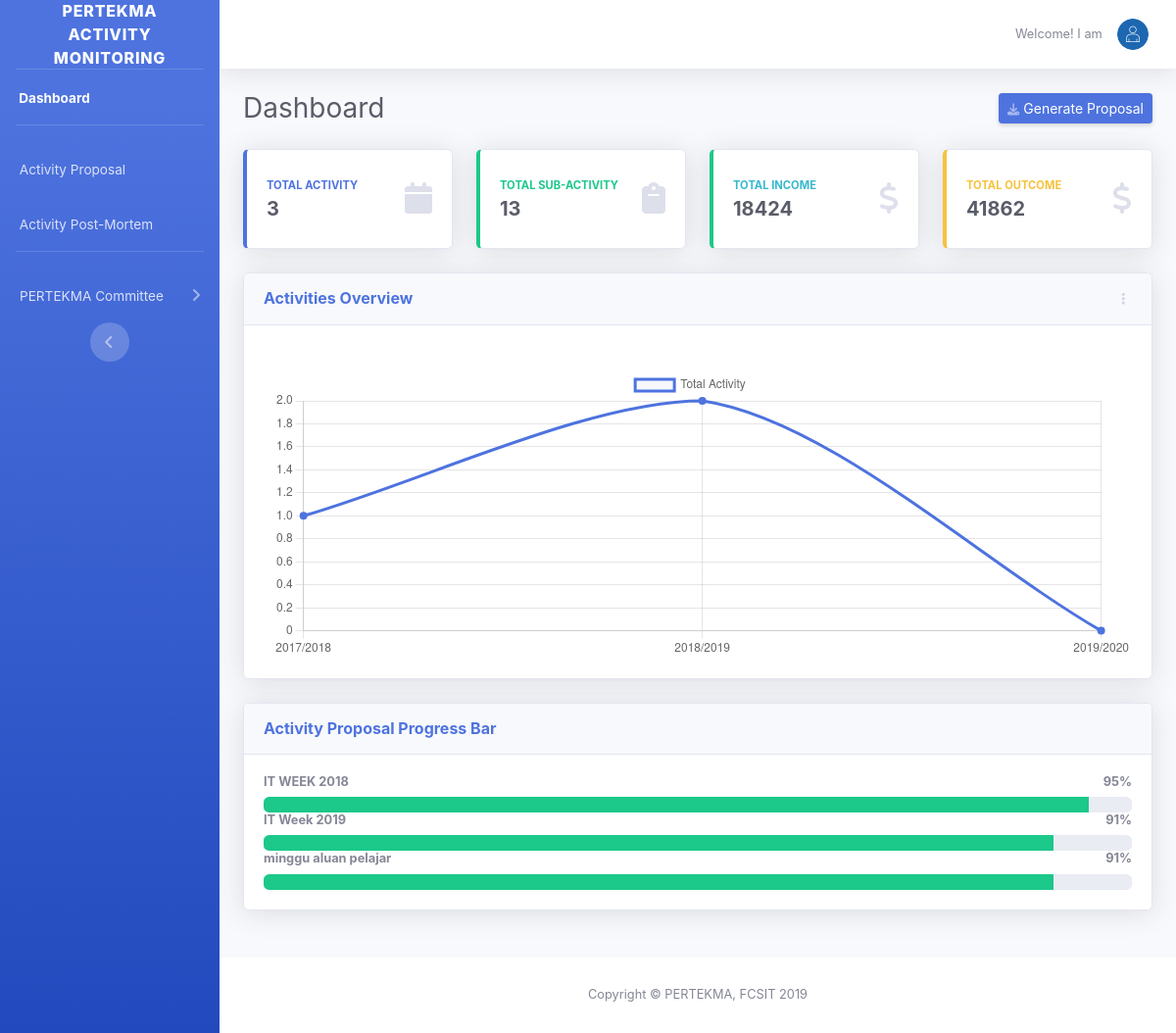
The app's page /admin/index.php with its own data.
### tables this page shows
CREATE TABLE `proposal` (
  `proposald` int(11) NOT NULL,
  `iduser` int(11) NOT NULL,
  `proposalTitle` varchar(255) NOT NULL,
  `date1` varchar(255) NOT NULL,
  `date2` varchar(255) NOT NULL,
  `time_1` varchar(255) NOT NULL,
  `time_2` varchar(255) NOT NULL,
  `location` varchar(255) NOT NULL,
  `tujuan` text NOT NULL,
  `pendahuluan` text NOT NULL,
  `objektif` text NOT NULL,
  `event` varchar(255) NOT NULL,
  `penganjur` text NOT NULL,
  `sasaran` varchar(255) NOT NULL,
  `jemputanLuar` varchar(255) NOT NULL,
  `jemputanDalam` varchar(255) NOT NULL,
  `kolaborasi` varchar(255) NOT NULL,
  `penutup` text NOT NULL,
  `activityPostmortem` text NOT NULL,
  `dekan_comment` varchar(255) NOT NULL,
  `td_comment` varchar(255) NOT NULL,
  `proposalStatus` int(11) NOT NULL,
  `proposalStatus2` int(11) NOT NULL,
  `AcaSession` varchar(255) NOT NULL,
  `calPro` int(11) NOT NULL,
  `calAct` int(11) NOT NULL,
  `calInc` int(11) NOT NULL,
  `calOut` int(11) NOT NULL,
  `calEqu` int(11) NOT NULL,
  `calProg` int(11) NOT NULL,
  `cal_ap` int(11) NOT NULL
);

### admin/index.php (the view, shortened to what this page needs)
<?php
	require_once('../connect.php');
$queryCountProposal=mysqli_query($con,"SELECT COUNT(*) CountProposal FROM proposal");
$row1=mysqli_fetch_array($queryCountProposal);
$numCountProposal=$row1["CountProposal"];
$queryAllActivity=mysqli_query($con,"SELECT COUNT(*) AllActivity FROM activity");
$row2=mysqli_fetch_array($queryAllActivity);
$numAllActivity=$row2["AllActivity"];
$querySumIncome=mysqli_query($con,"SELECT SUM(jumlah) as total FROM b_income");
$row3=mysqli_fetch_array($querySumIncome);
$SumIncome=$row3["total"];
$querySumOutcome=mysqli_query($con,"SELECT SUM(jumlah) as outtotal FROM b_outcome");
$row15=mysqli_fetch_array($querySumOutcome);
$SumOutcome=$row15["outtotal"];
$queryAllProposal=mysqli_query($con,"SELECT * FROM proposal");
while($row4=mysqli_fetch_array($queryAllProposal)){
	$Proposal=$row4["AcaSession"];
	$queryCountAcaSession=mysqli_query($con,"SELECT COUNT(*) targetProposal FROM proposal WHERE AcaSession='$Proposal'");
	while($row5=mysqli_fetch_array($queryCountAcaSession)){
		$targetProposal=$row5["targetProposal"];
		mysqli_query($con,"UPDATE academicsession SET totalProposal='$targetProposal' WHERE acaSession='$Proposal'");
	}
}
$queryacasession=mysqli_query($con,"SELECT * FROM academicsession");
while($row6=mysqli_fetch_array($queryacasession)){
	$getacasession[]=$row6["acaSession"];
	$gettotalProposal[]=$row6["totalProposal"];
}
$querygetproposal=mysqli_query($con, "SELECT * FROM proposal");
while($row7=mysqli_fetch_array($querygetproposal)){
	$idPro=$row7["proposald"];
	if($row7["proposalTitle"]!=NULL){
		$one=1;
	}else{
		$one=0;
	}
	if($row7["date1"]!=NULL){
		$two=1;
	}else{
		$two=0;
	}
	if($row7["date2"]!=NULL){
		$three=1;
	}else{
		$three=0;
	}
	if($row7["time_1"]!=NULL){
		$four=1;
	}else{
		$four=0;
	}
	if($row7["time_2"]!=NULL){
		$five=1;
	}else{
		$five=0;
	}
	if($row7["location"]!=NULL){
		$six=1;
	}else{
		$six=0;
	}
	if($row7["tujuan"]!=NULL){
		$seven=1;
	}else{
		$seven=0;
	}
	if($row7["pendahuluan"]!=NULL){
		$eight=1;
	}else{
		$eight=0;
	}
	if($row7["objektif"]!=NULL){
		$nine=1;
	}else{
		$nine=0;
	}
	if($row7["event"]!=NULL){
		$ten=1;
	}else{
		$ten=0;
	}
	if($row7["penganjur"]!=NULL){
		$seventeen=1;
	}else{
		$seventeen=0;
	}
	if($row7["sasaran"]!=NULL){
		$eleven=1;
	}else{
		$eleven=0;
	}
	if($row7["jemputanLuar"]!=NULL){
		$twelve=1;
	}else{
		$twelve=0;
	}
	if($row7["jemputanDalam"]!=NULL){
		$thrteen=1;
	}else{
		$thrteen=0;
	}
	if($row7["kolaborasi"]!=NULL){
		$fourteen=1;
	}else{
		$fourteen=0;
	}
	if($row7["penutup"]!=NULL){
		$fifthteen=1;
	}else{
		$fifthteen=0;
	}
	if($row7["AcaSession"]!=NULL){
		$sixteen=1;
	}else{
		$sixteen=0;
	}
	$All=$one+$two+$three+$four+$five+$six+$seven+$eight+$nine+$ten+$seventeen+$eleven+$twelve+$thrteen+$fourteen+$fifthteen+$sixteen;
	mysqli_query($con,"UPDATE proposal SET calPro='$All' WHERE proposald='$idPro'");
}
$queryAllProposal2=mysqli_query($con,"SELECT * FROM proposal");
while($row8=mysqli_fetch_array($queryAllProposal2)){
	$ProposalID=$row8["proposald"];
	$queryProActivity=mysqli_query($con,"SELECT COUNT(*) proactivity FROM activity WHERE proposaId='$ProposalID'");
	$row9=mysqli_fetch_array($queryProActivity);
	$ProActivity=$row9["proactivity"];
	if($ProActivity>0){
		$resultproactivity=1;
	}else{
		$resultproactivity=0;
	}
	$queryIncome=mysqli_query($con,"SELECT COUNT(*) income FROM b_income WHERE Iproposald='$ProposalID'");
	$row10=mysqli_fetch_array($queryIncome);
	$Income=$row10["income"];
	if($Income>0){
		$resultincome=1;
	}else{
		$resultincome=0;
	}
	$queryOutcome=mysqli_query($con,"SELECT COUNT(*) outcome FROM b_outcome WHERE Oproposald='$ProposalID'");
	$row11=mysqli_fetch_array($queryOutcome);
	$Outcome=$row11["outcome"];
	if($Outcome>0){
		$resultoutcome=1;
	}else{
		$resultoutcome=0;
	}
	$queryEquipment=mysqli_query($con,"SELECT COUNT(*) equipmentt FROM equipment WHERE IDproposal='$ProposalID'");
	$row12=mysqli_fetch_array($queryEquipment);
	$Equipmentt=$row12["equipmentt"];
	if($Equipmentt>0){
		$resultequipment=1;
	}else{
		$resultequipment=0;
	}
	$queryProgram=mysqli_query($con,"SELECT COUNT(*) programm FROM 	program WHERE proposaId='$ProposalID'");
	$row13=mysqli_fetch_array($queryProgram);
	$Programm=$row13["programm"];
	if($Programm>0){
		$resultprogram=1;
	}else{
		$resultprogram=0;
	}
	mysqli_query($con,"UPDATE proposal SET calAct='$resultproactivity', calInc='$resultincome', calOut='$resultoutcome', calEqu='$resultequipment', calProg='$resultprogram' WHERE proposald='$ProposalID'");
}
?>
<!DOCTYPE html>
<html lang="en">
<head>
  <link href="../vendor/fontawesome-free/css/all.min.css" rel="stylesheet" type="text/css">
  <link href="../css/sb-admin-2.min.css" rel="stylesheet">
</head>
<body id="page-top">
  <div id="wrapper">
    <ul class="navbar-nav bg-gradient-primary sidebar sidebar-dark accordion" id="accordionSidebar">
      <a class="sidebar-brand d-flex align-items-center justify-content-center" href="../index.html">
        <div class="sidebar-brand-text mx-3">PERTEKMA Activity Monitoring</div>
      </a>
      <hr class="sidebar-divider my-0">
      <li class="nav-item active">
        <a class="nav-link" href="#">
        <span>&nbsp;Dashboard</span></a>
      </li>
      <hr class="sidebar-divider">
      <li class="nav-item">
        <a class="nav-link" href="proposal.php">
          <span>&nbsp;Activity Proposal</span></a>
      </li>
      <li class="nav-item">
        <a class="nav-link" href="activityPostmortem.php">
          <span>&nbsp;Activity Post-Mortem</span></a>
      </li>
      <hr class="sidebar-divider">
     <li class="nav-item ">
        <a class="nav-link collapsed" href="#" data-toggle="collapse" data-target="#collapseThree" aria-expanded="true" aria-controls="collapseThree">
          <span>PERTEKMA Committee</span>
        </a>
      </li>
      <div class="text-center d-none d-md-inline">
        <button class="rounded-circle border-0" id="sidebarToggle"></button>
      </div>
    </ul>
    <div id="content-wrapper" class="d-flex flex-column">
      <div id="content">
        <nav class="navbar navbar-expand navbar-light bg-white topbar mb-4 static-top shadow">
          <ul class="navbar-nav ml-auto">
            <li class="nav-item dropdown no-arrow">
              <a class="nav-link dropdown-toggle" href="#" id="userDropdown" role="button" data-toggle="dropdown" aria-haspopup="true" aria-expanded="false">
                <span class="mr-2 d-none d-lg-inline text-gray-600 small">Welcome! I am &nbsp;<?php echo $username; ?></span>
                <img class="img-profile rounded-circle" src="../img/sue.png">
              </a>
            </li>
          </ul>
        </nav>
        <div class="container-fluid">
          <div class="d-sm-flex align-items-center justify-content-between mb-4">
            <h1 class="h3 mb-0 text-gray-800">Dashboard</h1>
            <a href="proposal.php" class="d-none d-sm-inline-block btn btn-sm btn-primary shadow-sm"><i class="fas fa-download fa-sm text-white-50"></i> Generate Proposal</a>
          </div>
          <div class="row">
            <div class="col-xl-3 col-md-6 mb-4">
              <div class="card border-left-primary shadow h-100 py-2">
                <div class="card-body">
                  <div class="row no-gutters align-items-center">
                    <div class="col mr-2">
                      <div class="text-xs font-weight-bold text-primary text-uppercase mb-1">Total Activity</div>
                      <div class="h5 mb-0 font-weight-bold text-gray-800"><?php echo $numCountProposal; ?></div>
                    </div>
                    <div class="col-auto">
                      <i class="fas fa-calendar fa-2x text-gray-300"></i>
                    </div>
                  </div>
                </div>
              </div>
            </div>
            <div class="col-xl-3 col-md-6 mb-4">
              <div class="card border-left-success shadow h-100 py-2">
                <div class="card-body">
                  <div class="row no-gutters align-items-center">
                    <div class="col mr-2">
                      <div class="text-xs font-weight-bold text-success text-uppercase mb-1">Total Sub-Activity</div>
                      <div class="h5 mb-0 font-weight-bold text-gray-800"><?php echo $numAllActivity; ?></div>
                    </div>
                    <div class="col-auto">
                      <i class="fas fa-clipboard fa-2x text-gray-300"></i>
                    </div>
                  </div>
                </div>
              </div>
            </div>
            <div class="col-xl-3 col-md-6 mb-4">
              <div class="card border-left-success shadow h-100 py-2">
                <div class="card-body">
                  <div class="row no-gutters align-items-center">
                    <div class="col mr-2">
                      <div class="text-xs font-weight-bold text-info text-uppercase mb-1">Total income</div>
                      <div class="h5 mb-0 font-weight-bold text-gray-800"><?php echo $SumIncome; ?></div>
                    </div>
                    <div class="col-auto">
                      <i class="fas fa-dollar-sign fa-2x text-gray-300"></i>
                    </div>
                  </div>
                </div>
              </div>
            </div>
            <div class="col-xl-3 col-md-6 mb-4">
              <div class="card border-left-warning shadow h-100 py-2">
                <div class="card-body">
                  <div class="row no-gutters align-items-center">
                    <div class="col mr-2">
                      <div class="text-xs font-weight-bold text-warning text-uppercase mb-1">Total Outcome</div>
                      <div class="h5 mb-0 font-weight-bold text-gray-800"><?php echo $SumOutcome; ?></div>
                    </div>
                    <div class="col-auto">
                      <i class="fas fa-dollar-sign fa-2x text-gray-300"></i>
                    </div>
                  </div>
                </div>
              </div>
            </div>
          </div>
          <div class="row">
            <div class="col-xl-12 col-lg-7">
              <div class="card shadow mb-4">
                <div class="card-header py-3 d-flex flex-row align-items-center justify-content-between">
                  <h6 class="m-0 font-weight-bold text-primary">Activities Overview</h6>
                  <div class="dropdown no-arrow">
                    <a class="dropdown-toggle" href="#" role="button" id="dropdownMenuLink" data-toggle="dropdown" aria-haspopup="true" aria-expanded="false">
                      <i class="fas fa-ellipsis-v fa-sm fa-fw text-gray-400"></i>
                    </a>
                  </div>
                </div>
                <div class="card-body">
                  <div class="chart-area">
                    <canvas id="myAreaChart2"></canvas>
                  </div>
                </div>
              </div>
            </div>
          </div>
          <div class="row">
            <div class="col-lg-12 mb-4">
              <div class="card shadow mb-4">
                <div class="card-header py-3">
                  <h6 class="m-0 font-weight-bold text-primary">Activity Proposal Progress Bar</h6>
                </div>
                <div class="card-body">
                 <?php
					$querycalPercent=mysqli_query($con, "SELECT * FROM proposal");
					while($row14=mysqli_fetch_array($querycalPercent)){
						$proosaltitle=$row14["proposalTitle"];
						$calPro=$row14["calPro"];
						$calAct=$row14["calAct"];
						$calInc=$row14["calInc"];
						$calOut=$row14["calOut"];
						$calEqu=$row14["calEqu"];
						$calProg=$row14["calProg"];
						$Sum=(($calPro+$calAct+$calInc+$calOut+$calEqu+$calProg)/22)*100;
						$RoundSum=round($Sum);
						if(0<=$RoundSum && $RoundSum<20){
							?>
							<h4 class="small font-weight-bold"><?php echo $proosaltitle; ?> <span class="float-right"><?php echo $RoundSum; ?>%</span></h4>
						  	<div class="progress mb-4">
								<div class="progress-bar bg-danger" role="progressbar" style="width: <?php echo $RoundSum; ?>%" aria-valuenow="<?php echo $RoundSum; ?>" aria-valuemin="0" aria-valuemax="100"></div>
						  	</div>
							<?php
						}elseif(80<=$RoundSum && $RoundSum<100){
							?>
							<h4 class="small font-weight-bold"><?php echo $proosaltitle; ?> <span class="float-right"><?php echo $RoundSum; ?>%</span></h4>
                  			<div class="progress">
                    			<div class="progress-bar bg-success" role="progressbar" style="width: <?php echo $RoundSum; ?>%" aria-valuenow="<?php echo $RoundSum; ?>" aria-valuemin="0" aria-valuemax="100"></div>
                  			</div>
							<?php
						}
					}
				?>
                </div>
              </div>
            </div>
          </div>
        </div>
      </div>
      <footer class="sticky-footer bg-white">
        <div class="container my-auto">
          <div class="copyright text-center my-auto">
            <span>Copyright &copy; PERTEKMA, FCSIT 2019</span>
          </div>
        </div>
      </footer>
    </div>
  </div>
	<script>
	// Area Chart Example
var ctx = document.getElementById("myAreaChart2");
var myLineChart = new Chart(ctx, {
  type: 'line',
  data: {
    labels: [<?php foreach($getacasession as $singleacasession){
	echo "'".$singleacasession."',";
	}?>],
    datasets: [{
      label: "Total Activity",
      lineTension: 0.3,
      backgroundColor: "rgba(78, 115, 223, 0.05)",
      borderColor: "rgba(78, 115, 223, 1)",
      pointRadius: 3,
      pointBackgroundColor: "rgba(78, 115, 223, 1)",
      pointBorderColor: "rgba(78, 115, 223, 1)",
      pointHoverRadius: 3,
      pointHoverBackgroundColor: "rgba(78, 115, 223, 1)",
      pointHoverBorderColor: "rgba(78, 115, 223, 1)",
      pointHitRadius: 10,
      pointBorderWidth: 2,
      data: [<?php $totalProposalPerYear=implode(",", $gettotalProposal); echo $totalProposalPerYear; ?>],
    }],
  },
  options: {
    maintainAspectRatio: false,
    layout: {
      padding: {
        left: 10,
        right: 25,
        top: 25,
        bottom: 0
      }
    },
    scales: {
      xAxes: [{
        time: {
          unit: 'date'
        },
        gridLines: {
          display: false,
          drawBorder: false
        },
        ticks: {
          maxTicksLimit: 7
        }
      }],
      yAxes: [{
        ticks: {
          maxTicksLimit: 5,
          padding: 10,
          // Include a dollar sign in the ticks
          callback: function(value, index, values) {
            return '' + number_format(value);
          }
        },
        gridLines: {
          color: "rgb(234, 236, 244)",
          zeroLineColor: "rgb(234, 236, 244)",
          drawBorder: false,
          borderDash: [2],
          zeroLineBorderDash: [2]
        }
      }],
    },
    legend: {
      display: false
    },
    tooltips: {
      backgroundColor: "rgb(255,255,255)",
      bodyFontColor: "#858796",
      titleMarginBottom: 10,
      titleFontColor: '#6e707e',
      titleFontSize: 14,
      borderColor: '#dddfeb',
      borderWidth: 1,
      xPadding: 15,
      yPadding: 15,
      displayColors: false,
      intersect: false,
      mode: 'index',
      caretPadding: 10,
      callbacks: {
        label: function(tooltipItem, chart) {
          var datasetLabel = chart.datasets[tooltipItem.datasetIndex].label || '';
          return datasetLabel + ': ' + number_format(tooltipItem.yLabel);
        }
      }
    }
  }
});
	</script>
</body>
</html>

### records on screen
proposal: proposalTitle "IT WEEK 2018", RoundSum "95"
proposal: proposalTitle "IT Week 2019", RoundSum "91"
proposal: proposalTitle "minggu aluan pelajar", RoundSum "91"

### other values on screen
$numCountProposal "3"
$numAllActivity "13"
$SumIncome "18424"
$SumOutcome "41862"
chart data {{ $singleacasession }} 2017/2018, 2018/2019, 2019/2020
chart data {{ $totalProposalPerYear }} 1,2,0
